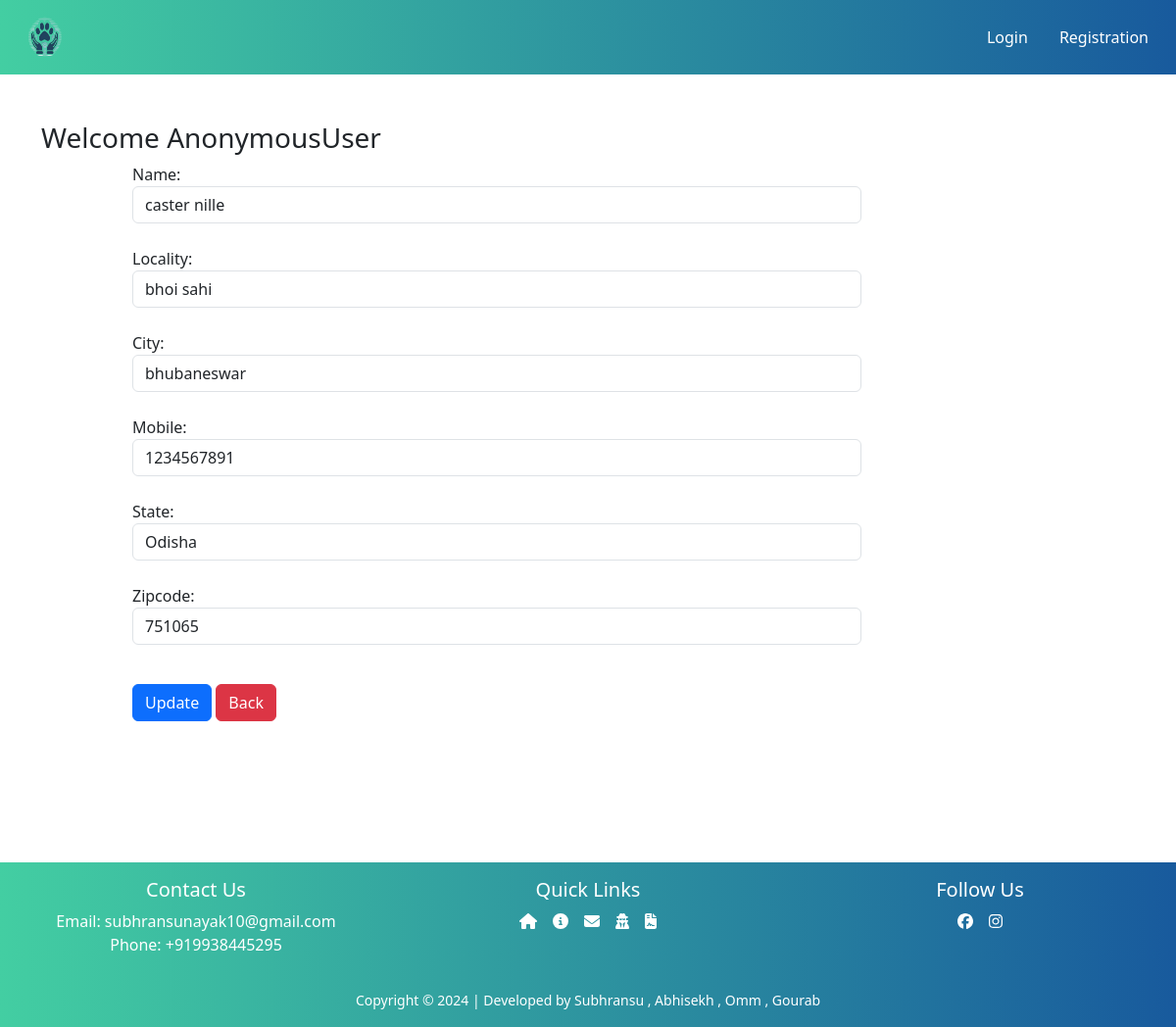
Screenshot of /updateAddress/1 with the database file from the repository.
### app/models.py (models this page shows, shortened)
class Customer (models.Model):
    user= models.ForeignKey(User, on_delete=models.CASCADE)
    name=models.CharField(max_length=200)
    locality=models.CharField(max_length=200)
    city=models.CharField(max_length=50)
    mobile=models.IntegerField(default=0)
    zipcode=models.IntegerField()
    state= models.CharField(choices=STATE_CHOICES,max_length=100)

### app/views.py (the view, shortened to what this page needs)
# urls.py: path('updateAddress/<int:pk>',views.updateAddress.as_view(),name='updateAddress'),
class updateAddress(View):
    def get(self,request,pk):
        add= Customer.objects.get(pk=pk)
        form=CustomerProfileForm(instance=add)
        totalitem=0
        if request.user.is_authenticated:
            totalitem=len(Cart.objects.filter(user=request.user))
        return render (request, 'app/updateAddress.html',locals())

### app/forms.py
class CustomerProfileForm(forms.ModelForm):
     class Meta:
          model = Customer
          fields=['name', 'locality', 'city','mobile', 'state', 'zipcode']
          widgets={
               'name': forms.TextInput(attrs={'class':'form-control'}),
               'locality': forms.TextInput(attrs={'class':'form-control'}),
               'city': forms.TextInput(attrs={'class':'form-control'}),
               'mobile':forms.NumberInput(attrs={'class':'form-control'}),
               'state': forms.Select(attrs={'class':'form-control'}),
               'zipcode': forms.NumberInput(attrs={'class':'form-control'}),
               }

### app/templates/app/updateAddress.html (shortened to what this page needs)
{% extends "app/base.html" %}
{% load static %}
{% block main-content %}
<div class="container my-5">
    <div class="row">
        <h3>Welcome <span class="text-capitalize">{{request.user}}</span></h3>
    </div>
    <div class="col-sm-8 offset-sm-1">
        <form action="" method="post">
            {% for fm in form %}
                {{fm.label_tag}} {{fm}} <small class="text-danger">{{fm.errors|striptags}} </small> <br>
            {% endfor %}
            <div class="col-12 mt-3">
                <button type="submit" class="btn btn-primary">Update</button>
                <a href="{% url 'address' %}" type='button' class='btn btn-danger'>Back</a>
            </div>
            <br><br><br><br>
        </form>
    </div>
</div>
{% endblock main-content %}

### rows the page displays
Customer: form "caster nille" "bhoi sahi" "bhubaneswar" "1234567891" "Odisha" "751065"

### other values shown
{{ request.user }} "AnonymousUser"
{{ fm.label_tag }} "Name:" "Locality:" "City:" "Mobile:" "State:" "Zipcode:"
